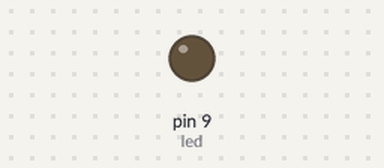
Bench run of a sketch on a simulated Arduino Uno, built with avr-gcc and run on an emulated ATmega328P. Parts: output pins drawn as LEDs (lit = HIGH).

Above: at 0.05 s.
At 0.95 s:
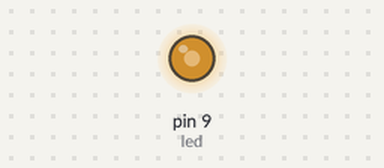
At 1.4 s:
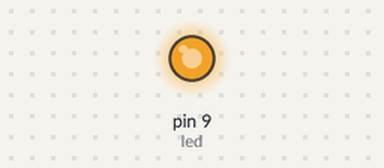
At 2.8 s:
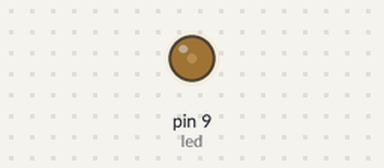
Timing chart, 0 to 7.0 s (numbered marks = the images above):
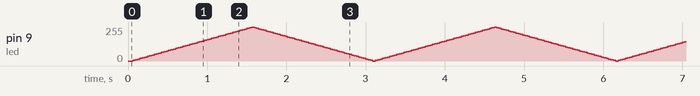

The sketch:

Lab2.ino
```cpp
// int n = 0;
// unsigned long ultimulPas = 0;

// void setup() {
//   for (int i = 8; i <= 13; i++) pinMode(i, OUTPUT);
// }

// void loop() {
//   if (millis() - ultimulPas >= 500) {
//     ultimulPas = millis();
//     for (int i = 0; i < 6; i++) {
//       digitalWrite(8 + i, (n >> i) & 1);
//     }
//     n = (n + 1) % 64;
//   }
// }
// void setup() {
//   for (int i = 8; i <= 13; i++) {
//     pinMode(i, OUTPUT);
//   }
//   Serial.begin(9600);
// }

// void loop() {
//   if (Serial.available() > 0) {
//     int valoare = Serial.parseInt();

//     if (valoare >= 0 && valoare <= 63) {
//       for (int i = 0; i < 6; i++) {
//         digitalWrite(8 + i, bitRead(valoare, i));
//       }
//       Serial.println(valoare);
//     } else {
//       Serial.println("valoare invalida (0-63)");
//     }
//   }
// }
int led = 9;
int luminozitate = 0;
int pas = 5;
unsigned long ultimulPas = 0;

void setup() {
  pinMode(led, OUTPUT);
}

void loop() {
  if (millis() - ultimulPas >= 30) {
    ultimulPas = millis();
    analogWrite(led, luminozitate);
    luminozitate += pas;
    if (luminozitate <= 0 || luminozitate >= 255) pas = -pas;
  }
}


// int pin = 12;
// int timpHigh = 0;
// unsigned long start = 0;

// void setup() {
//   pinMode(pin, OUTPUT);
//   Serial.begin(9600);
// }

// void loop() {
//   if (Serial.available() > 0) {
//     float volti = Serial.parseFloat();
//     if (volti >= 0 && volti <= 5) {
//       timpHigh = volti / 5.0 * 2000;
//       Serial.println(volti);
//     }
//   }

//   if (micros() - start >= 2000) {
//     start = micros();
//   }

//   if (micros() - start < timpHigh) {
//     digitalWrite(pin, HIGH);
//   } else {
//     digitalWrite(pin, LOW);
//   }
// }
```
